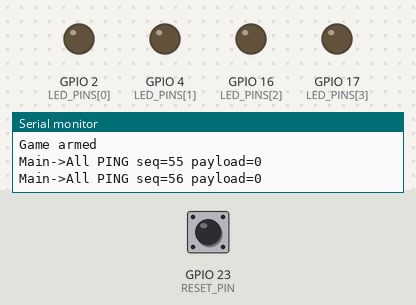
The sketch below on a simulated ESP32. On the bench: output pins drawn as LEDs (lit = HIGH), the last lines printed to the serial monitor. Dashed ring = blinking. The inputs (shaded band) are chosen by the test bench; at power-on: GPIO 23 (RESET_PIN) HIGH.

Above: at 11.5 s.
11.6 s: GPIO 23 (RESET_PIN) pulled LOW for 0.15 s
At 11.96 s:
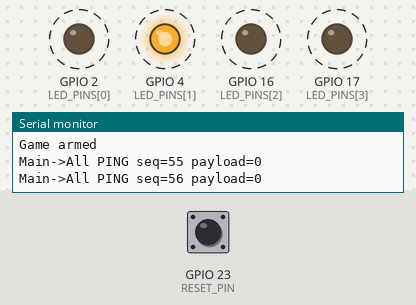
14.6 s: GPIO 23 (RESET_PIN) pulled LOW for 3.2 s
At 14.84 s:
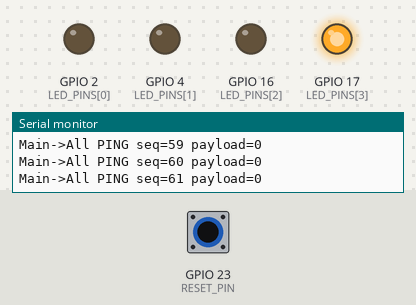
At 15.56 s:
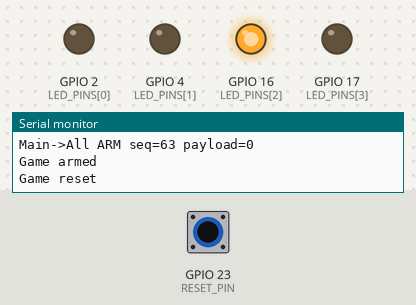
Timing chart, 0 to 19.7 s (numbered marks = the images above; inputs shaded):
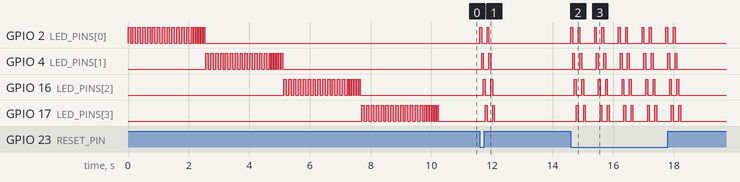

The sketch:

main_controller.ino
```cpp
// =============================
// MAIN_CONTROLLER_ESP_NOW_3X.ino
// =============================
#include <esp_now.h>
#include <esp_wifi.h>
#include <WiFi.h>

// ---------- CONFIG ----------
#define WIFI_CHANNEL 1
const int LED_PINS[4] = { 2, 4, 16, 17 };  // change to your pins
const int RESET_PIN   = 23;                // active LOW

// Put your 4 remote MACs here (copy from Serial prints on remotes)
uint8_t REMOTE_MACS[4][6] = {
  {0x3C,0x71,0xBF,0xAA,0xF2,0x50},
  {0x24,0x6F,0x28,0x44,0x55,0x66},
  {0x24,0x6F,0x28,0x77,0x88,0x99},
  {0x24,0x6F,0x28,0xAA,0xBB,0xCC}
};

// ---------- PROTOCOL ----------
enum MsgType : uint8_t { HELLO=1, HELLO_ACK, ARM, BUZZ, WIN, DISABLE, ENABLE, PING, DONE };

#pragma pack(push,1)
struct Msg {
  uint8_t  type;
  uint8_t  node_id;
  uint16_t seq;
  uint32_t t_us;
  uint8_t  payload8;
};
#pragma pack(pop)

const char* msgTypeStr(uint8_t type){
  switch(type){
    case HELLO:     return "HELLO";
    case HELLO_ACK: return "HELLO_ACK";
    case ARM:       return "ARM";
    case BUZZ:      return "BUZZ";
    case WIN:       return "WIN";
    case DISABLE:   return "DISABLE";
    case ENABLE:    return "ENABLE";
    case PING:      return "PING";
    case DONE:      return "DONE";
    default:        return "?";
  }
}

// ---------- STATE ----------
struct RemoteState {
  bool discovered = false;
  uint16_t lastSeq = 0;
  uint32_t lastSeenMs = 0;  // millis() when we last heard from this remote
} R[4];

volatile bool armed  = false;
volatile bool locked = false;
volatile uint8_t winnerId = 0;

uint16_t txSeq = 1;

static inline bool newer(uint16_t a, uint16_t b){ return (uint16_t)(a - b) != 0; }

void addPeer(const uint8_t mac[6]) {
  esp_now_peer_info_t p{};
  memcpy(p.peer_addr, mac, 6);
  p.channel = WIFI_CHANNEL;
  p.ifidx = WIFI_IF_STA;
  p.encrypt = false;
  esp_now_add_peer(&p);
}

void ledAllOff() { for (int i=0; i<4; i++) digitalWrite(LED_PINS[i], LOW); }

void ledBlinkIdx(int idx, int times, int onMs=60, int offMs=60){
  for (int k=0;k<times;k++){
    digitalWrite(LED_PINS[idx], HIGH); delay(onMs);
    digitalWrite(LED_PINS[idx], LOW);  delay(offMs);
  }
}

void sendAll(uint8_t type, uint8_t payload8=0){
  uint16_t seq = txSeq++;
  Msg m{type, 0, seq, (uint32_t)micros(), payload8};
  for (int i=0;i<4;i++) esp_now_send(REMOTE_MACS[i], (uint8_t*)&m, sizeof(m));
  Serial.printf("Main->All %s seq=%u payload=%u\n", msgTypeStr(type), seq, payload8);
}

void sendTo(uint8_t node_id_1to4, uint8_t type){
  if (node_id_1to4 < 1 || node_id_1to4 > 4) return;
  uint16_t seq = txSeq++;
  Msg m{type, node_id_1to4, seq, (uint32_t)micros(), 0};
  esp_now_send(REMOTE_MACS[node_id_1to4-1], (uint8_t*)&m, sizeof(m));
  Serial.printf("Main->%u %s seq=%u\n", node_id_1to4, msgTypeStr(type), seq);
}

// NEW 3.x RX callback signature
void onRecv(const esp_now_recv_info *info, const uint8_t *data, int len){
  if (len != sizeof(Msg) || !info) return;

  const uint8_t* mac = info->src_addr;
  Msg m; memcpy(&m, data, sizeof(Msg));

  // map sender MAC to index
  int idx = -1;
  for (int i=0;i<4;i++){
    if (memcmp(mac, REMOTE_MACS[i], 6) == 0) { idx = i; break; }
  }
  if (idx < 0) return;

  if (!newer(m.seq, R[idx].lastSeq)) return;
  R[idx].lastSeq = m.seq;
  R[idx].lastSeenMs = millis();
  R[idx].discovered = true;

  Serial.printf("Main<- %u %s seq=%u\n", idx+1, msgTypeStr(m.type), m.seq);

  switch (m.type) {
    case HELLO:
    case PING: {
      // LED tick confirm
      digitalWrite(LED_PINS[idx], HIGH); delay(50); digitalWrite(LED_PINS[idx], LOW);
      // Ack
      Msg ack{HELLO_ACK, (uint8_t)(idx+1), txSeq++, (uint32_t)micros(), 0};
      esp_now_send(REMOTE_MACS[idx], (uint8_t*)&ack, sizeof(ack));
      break;
    }
    case BUZZ: {
      if (locked) return;
      if (!winnerId) {
        // First BUZZ wins; optional tie-break could compare m.t_us, but ISR arrival is good enough
        winnerId = m.node_id ? m.node_id : (uint8_t)(idx+1);
        locked = true; armed = false;

        // Light winner LED solid
        for (int i=0;i<4;i++) digitalWrite(LED_PINS[i], i==(winnerId-1) ? HIGH : LOW);

        // Announce and freeze the round
        sendAll(WIN, winnerId);
        sendAll(DISABLE);
      }
      break;
    }
    default: break;
  }
}

void discoverSequence(){
  Serial.println("Discovering remotes...");
  for (int i=0;i<4;i++){
    R[i].discovered = false;
    uint32_t start = millis();
    while (!R[i].discovered && millis() - start < 2000){
      digitalWrite(LED_PINS[i], HIGH);
      sendTo(i+1, HELLO);
      delay(80);
      digitalWrite(LED_PINS[i], LOW);
      delay(80);
    }
    if (!R[i].discovered){
      Serial.printf("Remote %d not responding\n", i+1);
      ledBlinkIdx(i, 6, 40, 40); // fast blink error
    }
  }
  Serial.println("Discovery complete");
}

void armGame(){
  winnerId = 0;
  locked   = false;
  armed    = true;
  ledAllOff();
  sendAll(ENABLE);
  delay(50);
  sendAll(ARM);
  Serial.println("Game armed");
}

void setup(){
  for (int i=0;i<4;i++){ pinMode(LED_PINS[i], OUTPUT); digitalWrite(LED_PINS[i], LOW); }
  pinMode(RESET_PIN, INPUT_PULLUP);

  WiFi.mode(WIFI_STA);
  esp_wifi_set_promiscuous(true);
  esp_wifi_set_channel(WIFI_CHANNEL, WIFI_SECOND_CHAN_NONE);
  esp_wifi_set_promiscuous(false);

  if (esp_now_init() != ESP_OK) {
    // Fatal: sweep forever
    while(true){
      for (int i=0;i<4;i++){ ledBlinkIdx(i,1,150,100); }
    }
  }

  // Add peers (remotes)
  for (int i=0;i<4;i++) addPeer(REMOTE_MACS[i]);

  // Register 3.x callback
  esp_now_register_recv_cb(onRecv);

  // (Optional) print my MAC to help fill MAIN_MAC on remotes
   Serial.begin(115200);
   Serial.print("Main MAC: "); Serial.println(WiFi.macAddress());
   Serial.println("Main controller setup complete");

  // Startup discovery and ready-up
  discoverSequence();
  armGame();
}

void loop(){
  uint32_t now = millis();
  static uint32_t lastPing = 0;

  if (armed && now - lastPing > 1000){
    lastPing = now;
    sendAll(PING);
    for (int i=0;i<4;i++){
      if (R[i].discovered && (now - R[i].lastSeenMs > 2000)){
        ledBlinkIdx(i, 4, 30, 30); // fast blink missing remote
      }
    }
  }

  // Reset for next round
  if (digitalRead(RESET_PIN) == LOW) {
    // quick visual sweep
    for (int k=0;k<2;k++){
      for (int i=0;i<4;i++){ digitalWrite(LED_PINS[i], HIGH); delay(60); digitalWrite(LED_PINS[i], LOW); }
    }
    armGame();
    delay(250);
    Serial.println("Game reset");
  }
}
```

Measured:
- after the input at 11.6 s, GPIO 2 (LED_PINS[0]): alternates HIGH for 0.06 s and LOW for 0.18 s, 4 changes in all, then stays LOW, starting at once; GPIO 4 (LED_PINS[1]): alternates HIGH for 0.06 s and LOW for 0.18 s, 4 changes in all, then stays LOW, starting after 0.06 s
- after the input at 14.6 s, GPIO 2 (LED_PINS[0]): LOW → HIGH at once, then repeats every 0.78 s: LOW 0.18 s, HIGH 0.06 s, LOW 0.48 s, HIGH 0.06 s, until it stays LOW from 18.0 s; GPIO 4 (LED_PINS[1]): LOW → HIGH after 0.06 s, then repeats every 0.78 s: LOW 0.18 s, HIGH 0.06 s, LOW 0.48 s, HIGH 0.06 s, until it stays LOW from 18.1 s
